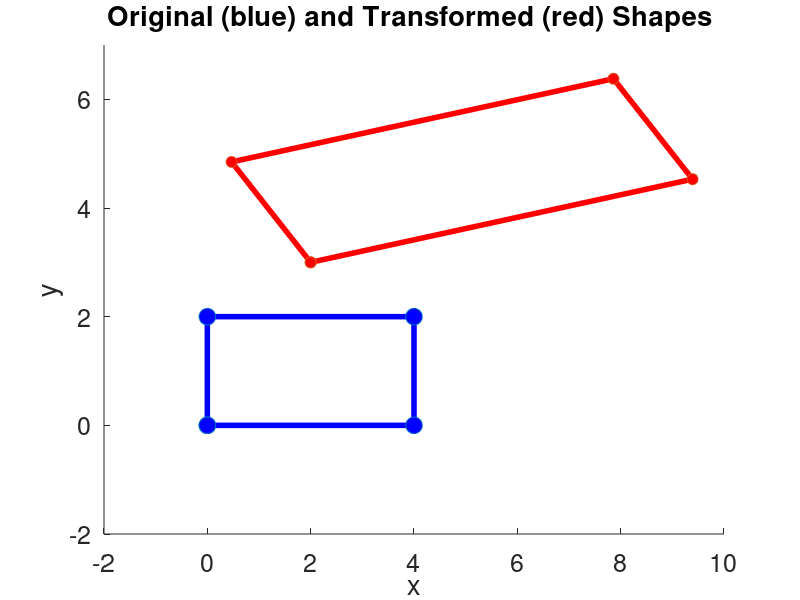

This figure's MATLAB source: (Note: this script raises an error after producing the figure.)



%% 2-D Affine Transformations
% 
clear all; close all;


%% Transformations 
% Scaling
S = [ 2 0;
      0 1 ];
  
%% Translation vector
t = [ 2; 
      3];
  
% % Shear
% G = [ 1.0 0.5; 
%       0.0 1.0 ];
% 
% Rotation
theta = pi/8; 
R = [ cos(theta) -sin(theta);
      sin(theta)  cos(theta) ];


%% The shape to be transformed  
% Rectangle given by four vertices
px = [0 4 4 0];   % x-coords
py = [0 0 2 2];   % y-coords  
disp('Input shape')
X  = [px;py]        % Matrix containing the 2-D points. 

%% Apply transformation to shape 
X_p = S * R * X + t; 

disp('Transformed shape')
X_p

%% Display shapes
figure;
hold on;
axis([ -2 10 -2 7 ] );
% Repeating the first vertex to close polygon lines
plot([X(1,:) X(1,1)], [X(2,:) X(2,1)], 'b-', 'linewidth',4);
plot([X(1,:) X(1,1)], [X(2,:) X(2,1)], 'o', 'MarkerSize', 12, 'MarkerFaceColor','b')
xlabel('x','FontSize',30);
ylabel('y','FontSize',30);
set(gca, 'fontsize',18);
set(gcf, 'color', 'w' );
title('Original (blue) and Transformed (red) Shapes ');
% Show the transformed points
plt = plot([X_p(1,:), X_p(1,1)], [X_p(2,:), X_p(2,1)], 'r-', 'linewidth',4);
plot([X_p(1,:), X_p(1,1)], [X_p(2,:), X_p(2,1)], 'o', 'MarkerSize', 8, 'MarkerFaceColor','r');
% Plot transformed shape transparent
plt.Color(4) = 0.5;
grid on;






